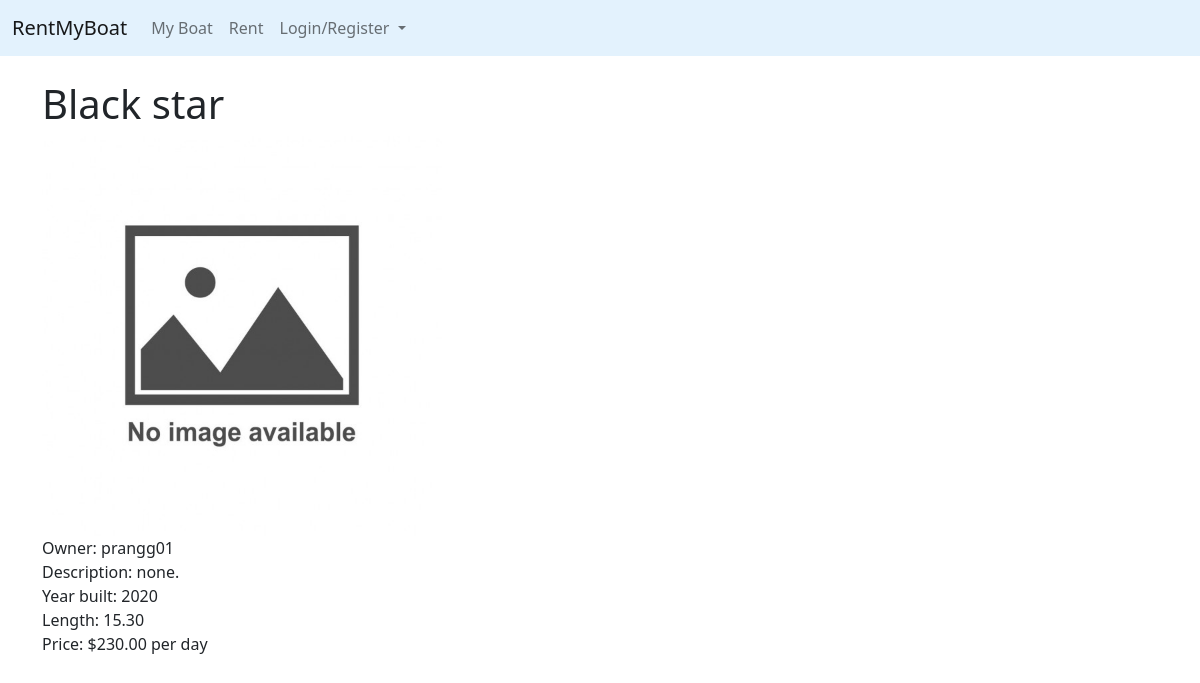
The app's page /boat_details/5 with its own data.
### blog/models.py (models this page shows, shortened)
class Boat(models.Model):
    name = models.CharField(max_length=250)
    owner = models.ForeignKey(User, on_delete=models.CASCADE)
    description = models.TextField()
    built = models.IntegerField()
    length = models.DecimalField(max_digits=5, decimal_places=2)
    price = models.DecimalField(max_digits=7, decimal_places=2)
    boat_image = models.ImageField(null=True, blank=True, upload_to='images/', default='images/no_image.jpg')

### blog/views.py (the view)
# urls.py: path('boat_details/<int:pk>', BoatDetail.as_view(), name="boat-detail"),
class BoatDetail(DetailView):
    model = Boat
    template_name = 'boat/boat_detail.html'

### blog/templates/boat/boat_detail.html (shortened to what this page needs)
{% extends 'base.html' %}
{% block content %}
    <h1>{{ boat.name }}</h1>
    <img src="{{ boat.boat_image.url }}" style="width: 25rem; height: 25rem;">
    <p>
        Owner: {{ boat.owner }}<br>
        Description: {{ boat.description }}<br>
        Year built: {{ boat.built }}<br>
        Length: {{ boat.length }}<br>
        Price: ${{ boat.price }} per day
    </p>
{% endblock %}

### records on screen
Boat: name "Black star", boat_image (placeholder picture), owner "prangg01", description "none.", built "2020", length "15.30", price "230.00"
